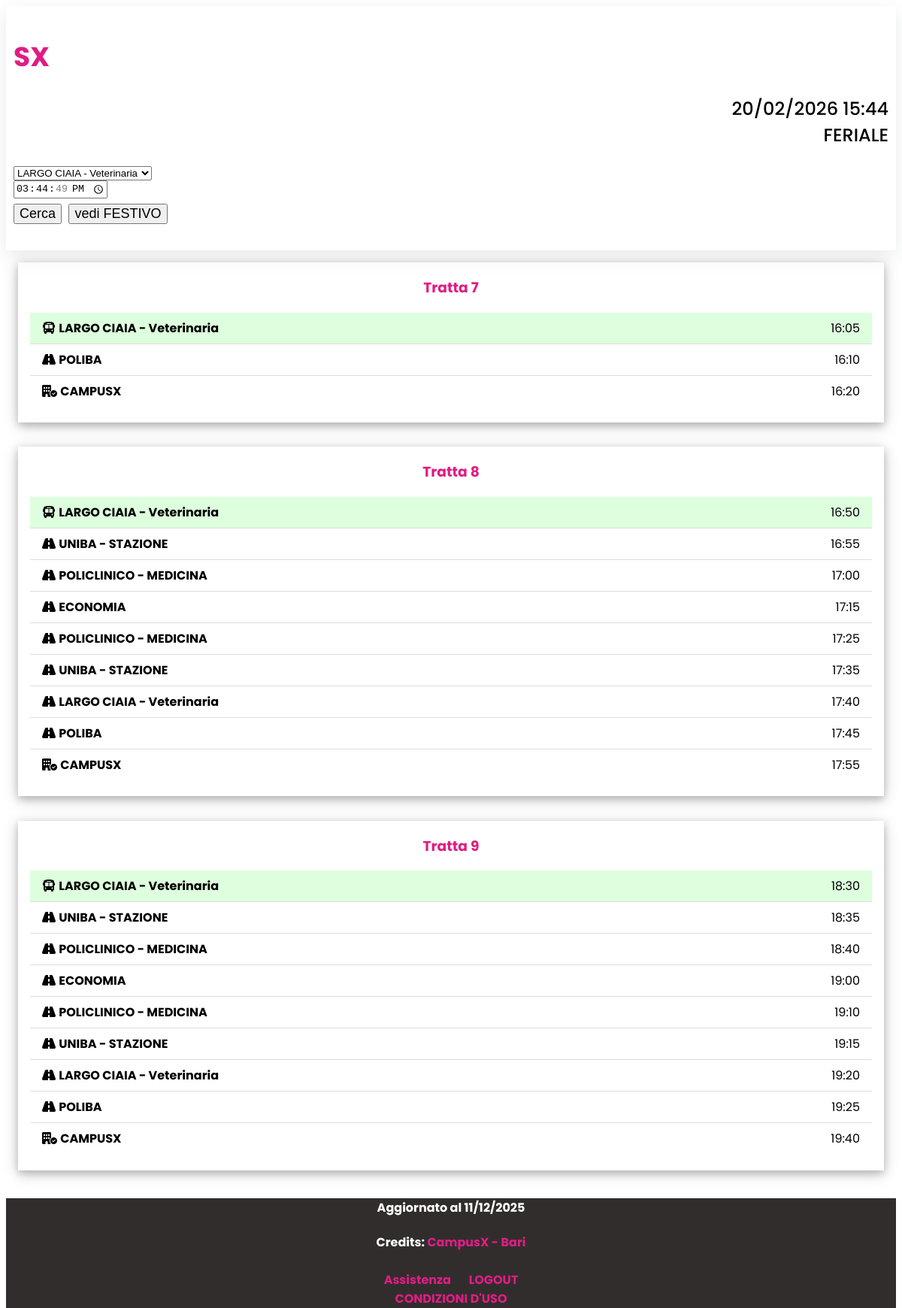
The page /partenza.php?fermata=cia on the database its author committed.
### tables this page shows
CREATE TABLE IF NOT EXISTS `orari` (
  `id` int NOT NULL AUTO_INCREMENT,
  `orario` time DEFAULT NULL,
  `tipoGiorno` tinyint(1) NOT NULL DEFAULT '1',
  `tratta` int UNSIGNED NOT NULL,
  `idLuogo` varchar(3) NOT NULL DEFAULT 'stz',
  PRIMARY KEY (`id`),
  UNIQUE KEY `orario` (`orario`,`tipoGiorno`),
  KEY `idLuogo` (`idLuogo`),
  KEY `tipoGiorno` (`tipoGiorno`,`tratta`),
  KEY `fk_orari_tratte` (`tratta`,`tipoGiorno`)
);

CREATE TABLE IF NOT EXISTS `luogo` (
  `id` varchar(3) NOT NULL,
  `denominazione` text NOT NULL,
  PRIMARY KEY (`id`)
);

### partenza.php (the view, shortened to what this page needs)
<?php
$fermata = $_GET['fermata'];
$tipoGiorno = isset($_GET['fest']) ? (int)$_GET['fest'] : (date('N') < 6 ? 0 : 1);
$ora = isset($_GET['orario']) ? $_GET['orario'] : date('H:i:s');
include_once 'header.php';
$queryTratte = "
    SELECT DISTINCT tratta
    FROM orari
    WHERE tipoGiorno = $tipoGiorno AND idLuogo = '$fermata'
";
$tratteResult = $sxConn->query($queryTratte);
while($trattaRow = $tratteResult->fetch_assoc()) {
    $tratta = $trattaRow['tratta'];
    $note = "";
    $queryStart = "
        SELECT orario
        FROM orari
        WHERE tratta = $tratta AND tipoGiorno = $tipoGiorno AND idLuogo = '$fermata' AND orario >= '$ora'
        ORDER BY orario ASC LIMIT 1
    ";
    $startResult = $sxConn->query($queryStart);
    if($startResult->num_rows == 0) continue;
    $startOrario = $startResult->fetch_assoc()['orario'];
    $queryOrari = "
        SELECT O.orario, O.idLuogo, L.denominazione
        FROM orari O
        JOIN luogo L ON L.id = O.idLuogo
        WHERE O.tratta = $tratta
        AND O.tipoGiorno = $tipoGiorno
        AND O.orario >= '$startOrario'
        ORDER BY O.orario
    ";
    $resultOrari = $sxConn->query($queryOrari);
    $fermate = [];
    while($row = $resultOrari->fetch_assoc()){
        $fermate[] = $row;
    }
    echo '<div class="w3-container">';
    echo '  <div class="w3-panel w3-card-4">';
    echo "    <h3 class='w3-center c-primary'>Tratta $tratta$note</h3>";
    echo "    <ul class='w3-ul'>";
    foreach ($fermate as $i => $row) {
        $orarioFmt = substr($row['orario'], 0, 5);
        $classeExtra = '';
        $icona = "<i class='fa-solid fa-road'></i> ";
        if ($i == 0) {
            $classeExtra = ' w3-pale-green';
            $icona = "<i class='fa-solid fa-bus'></i> ";
        } elseif ($i == count($fermate) - 1) {
            $classeExtra = '';
            $icona = "<i class='fa-solid fa-building-circle-check'></i> ";
        }
        echo "<li class='$classeExtra' data-luogo='{$row['idLuogo']}' data-orario='{$row['orario']}'>
                $icona <b>{$row['denominazione']}</b>
                <span class='w3-right'>{$orarioFmt}</span>
              </li>";
    }
    echo "    </ul>";
    echo "  </div>";
    echo "</div>";
}
include_once 'footer.php';
?>

### styles/w3.css (style rules this page uses)
.w3-ul { list-style-type: none; padding: 0; margin: 0 }
.w3-ul li { padding: 8px 16px; border-bottom: 1px solid #ddd }
.w3-ul li:last-child { border-bottom: none }
.w3-main, { transition: margin-left .4s }
.w3-container:after, .w3-container:before, .w3-panel:after, .w3-panel:before, .w3-row:after, .w3-row:before, .w3-row-padding:after, .w3-row-padding:before, .w3-cell-row:before, .w3-cell-row:after, .w3-clear:after, .w3-clear:before, .w3-bar:before, .w3-bar:after { content: ""; display: table; clear: both }
.w3-container, .w3-panel { padding: 0.01em 16px }
.w3-panel { margin-top: 16px; margin-bottom: 16px }
.w3-card-4, .w3-hover-shadow:hover { box-shadow: 0 4px 10px 0 rgba(0, 0, 0, 0.2), 0 4px 20px 0 rgba(0, 0, 0, 0.19) }
.w3-center { text-align: center !important }
.w3-right { float: right !important }
.w3-pale-green, .w3-hover-pale-green:hover { color: #000 !important; background-color: #ddffdd !important }

### styles/general.css (style rules this page uses)
:root { --primary-color: rgb(223, 29, 132); --footer-color: rgb(52, 52, 52); }
html, body { height: 100%; }
body { word-wrap: break-word; overflow-wrap: break-word; white-space: normal; }
.c-primary { color: var(--primary-color) !important; }

### rows shown on the page
orari: idLuogo.denominazione "LARGO CIAIA - Veterinaria", orario "16:05"
orari: idLuogo.denominazione "POLIBA", orario "16:10"
orari: idLuogo.denominazione "CAMPUSX", orario "16:20"
orari: idLuogo.denominazione "LARGO CIAIA - Veterinaria", orario "16:50"
orari: idLuogo.denominazione "UNIBA - STAZIONE", orario "16:55"
orari: idLuogo.denominazione "POLICLINICO - MEDICINA", orario "17:00"
orari: idLuogo.denominazione "ECONOMIA", orario "17:15"
orari: idLuogo.denominazione "POLICLINICO - MEDICINA", orario "17:25"
orari: idLuogo.denominazione "UNIBA - STAZIONE", orario "17:35"
orari: idLuogo.denominazione "LARGO CIAIA - Veterinaria", orario "17:40"
orari: idLuogo.denominazione "POLIBA", orario "17:45"
orari: idLuogo.denominazione "CAMPUSX", orario "17:55"
orari: idLuogo.denominazione "LARGO CIAIA - Veterinaria", orario "18:30"
orari: idLuogo.denominazione "UNIBA - STAZIONE", orario "18:35"
orari: idLuogo.denominazione "POLICLINICO - MEDICINA", orario "18:40"
orari: idLuogo.denominazione "ECONOMIA", orario "19:00"
orari: idLuogo.denominazione "POLICLINICO - MEDICINA", orario "19:10"
orari: idLuogo.denominazione "UNIBA - STAZIONE", orario "19:15"
orari: idLuogo.denominazione "LARGO CIAIA - Veterinaria", orario "19:20"
orari: idLuogo.denominazione "POLIBA", orario "19:25"
orari: idLuogo.denominazione "CAMPUSX", orario "19:40"

### other values the page prints
$tratta "7"
$tratta "8"
$tratta "9"
$ultimaModificaDB "11/12/2025"
form field fermata "LARGO CIAIA - Veterinaria"
